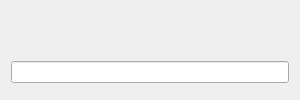
<?xml version="1.0" encoding="UTF-8"?>
<ui version="4.0">
 <class>DialogPromptString</class>
 <widget class="QDialog" name="DialogPromptString">
  <property name="geometry">
   <rect>
    <x>0</x>
    <y>0</y>
    <width>300</width>
    <height>100</height>
   </rect>
  </property>
  <property name="minimumSize">
   <size>
    <width>300</width>
    <height>0</height>
   </size>
  </property>
  <property name="windowTitle">
   <string>Nedit-ng</string>
  </property>
  <property name="modal">
   <bool>true</bool>
  </property>
  <layout class="QVBoxLayout" name="verticalLayout">
   <item>
    <widget class="QLabel" name="labelMessage">
     <property name="text">
      <string/>
     </property>
    </widget>
   </item>
   <item>
    <widget class="QLineEdit" name="lineEdit">
     <property name="clearButtonEnabled">
      <bool>true</bool>
     </property>
    </widget>
   </item>
   <item>
    <widget class="QDialogButtonBox" name="buttonBox">
     <property name="orientation">
      <enum>Qt::Horizontal</enum>
     </property>
     <property name="standardButtons">
      <set>QDialogButtonBox::NoButton</set>
     </property>
     <property name="centerButtons">
      <bool>true</bool>
     </property>
    </widget>
   </item>
  </layout>
 </widget>
 <resources/>
 <connections/>
</ui>
